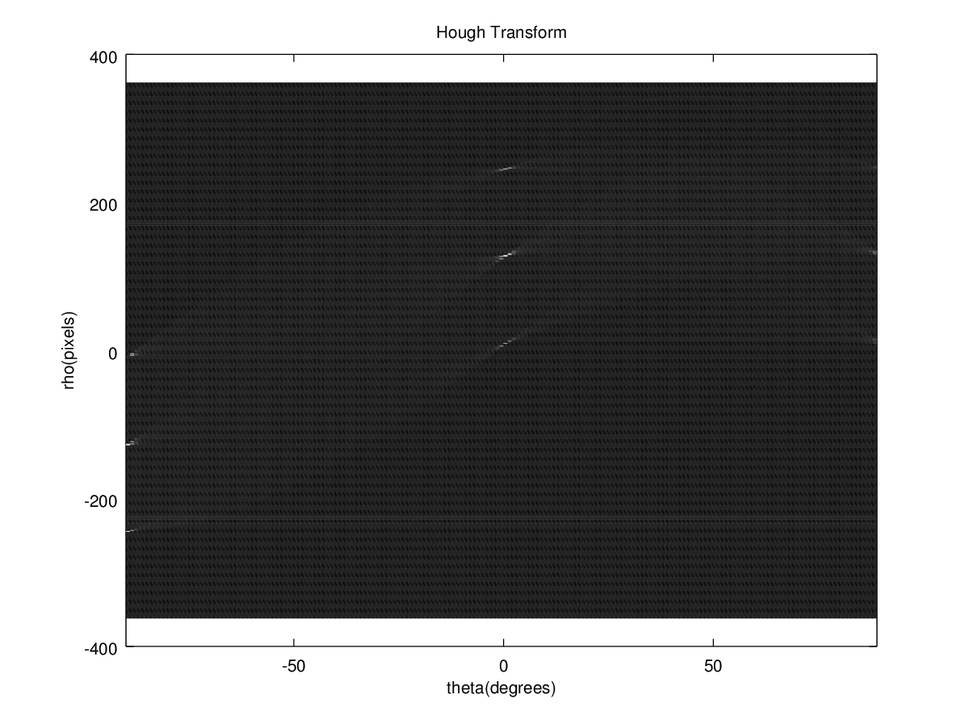
%> input picture computer_vision/problem_sets/ps1_octave_template/output/ps1-2-a-1.png (made grey), 969 x 728 px, shrunk from 1200 x 902 before the run, given in place of ps1-input0.png, which was not available
$ octave ps1.m   (GNU Octave 9; MATLAB toolbox functions it lacks are replaced by stand-ins)
%> lines starting %> are read from the running program, lines starting %| are printed output that depends on the picture; in (x1, y1, x2, y2) boxes, pixels count from 0 and x2, y2 are one past the last pixel; in counts of white or black regions, pixels touching at a corner belong together; the program's own positions count from 1; pictures that were not available may be replaced by others from this repository, and a replacement may not be noted
### computer_vision/problem_sets/ps1_octave_template/hough_lines_acc.m
function [H, theta, rho] = hough_lines_acc(BW, varargin)
    % Compute Hough accumulator array for finding lines.
    %
    % BW: Binary (black and white) image containing edge pixels
    % RhoResolution (optional): Difference between successive rho values, in pixels
    % Theta (optional): Vector of theta values to use, in degrees
    %
    % Please see the Matlab documentation for hough():
    % http://www.mathworks.com/help/images/ref/hough.html
    % Your code should imitate the Matlab implementation.
    %
    % Pay close attention to the coordinate system specified in the assignment.
    % Note: Rows of H should correspond to values of rho, columns those of theta.

    %% Parse input arguments
    p = inputParser();
    %p = p.addParamValue('RhoResolution', 1);
    p.addParamValue('RhoResolution', 1);
    %p = p.addParamValue('Theta', linspace(-90, 89, 180));
    p.addParamValue('Theta', linspace(-90, 89, 180));
    %p = p.parse(varargin{:});
    p.parse(varargin{:});

    rhoStep = p.Results.RhoResolution;
    theta = p.Results.Theta;

    %% TODO: Your code here

    %Defining the Hough Space
    [width, height] = size(BW);
    rho_limit = norm([width height]);
    rho = (-rho_limit:rhoStep:rho_limit);


    num_thetas = numel(theta);
    H = zeros(numel(rho), num_thetas);

    % Finding the edge pixels
    [x_indicies, y_indicies] = find(BW);

    % Preallocate space for the accuarray
    num_edge_pixels = numel(x_indicies);
    accumulator = zeros(num_edge_pixels, num_thetas);

    %preallocate cos & sin calc to increase speed
    cosine = (0:width-1)'*cosd(theta);
    sine = (0:height-1)'*sind(theta);

    accumulator((1:num_edge_pixels),:) = cosine(x_indicies,:) + sine(y_indicies,:);

    %scan over the theta and bin the rhos
    for i = (1:num_thetas)
        H(:,i) = hist(accumulator(:,i),rho);
    end

end

### computer_vision/problem_sets/ps1_octave_template/hough_peaks.m
function peaks = hough_peaks(H, varargin)
    % Find peaks in a Hough accumulator array.
    %
    % Threshold (optional): Threshold at which values of H are considered to be peaks
    % NHoodSize (optional): Size of the suppression neighborhood, [M N]
    %
    % Please see the Matlab documentation for houghpeaks():
    % http://www.mathworks.com/help/images/ref/houghpeaks.html
    % Your code should imitate the matlab implementation.

    %% Parse input arguments
    p = inputParser();
    %p = p.addOptional('numpeaks', 1, @isnumeric);
    p.addOptional('numpeaks', 1, @isnumeric);
    %p = p.addParamValue('Threshold', 0.5 * max(H(:)));
    p.addParamValue('Threshold', 0.5 * max(H(:)));
    %p = p.addParamValue('NHoodSize', floor(size(H) / 100.0) * 2 + 1);  % odd values >= size(H)/50
    p.addParamValue('NHoodSize', floor(size(H) / 100.0) * 2 + 1);  % odd values >= size(H)/50
    %p = p.parse(varargin{:});
    p.parse(varargin{:});

    numpeaks = p.Results.numpeaks;
    threshold = p.Results.Threshold;
    nHoodSize = p.Results.NHoodSize;

    % TODO: Your code here
    theta = [];
    rho = [];

    [rVal rLoc] = max(H);
    for i = 1:size(rVal,2)
        if size(theta,2) >= numpeaks
          break;
        end
        if rVal(i) > threshold
            theta(end + 1) = i;
            rho(end + 1) = rLoc(i);
        end
    end

  peaks(:,1)=rho;
  peaks(:,2)=theta;

endfunction

### computer_vision/problem_sets/ps1_octave_template/ps1.m
% ps1
clc; clear; close all; clc;
pkg load image;  % Octave only

%% 1-a
img = imread(fullfile('input', 'ps1-input0.png'));  % already grayscale
%> img is the input picture: size 728x969 uint8; min 0, max 255, mean 126.6

%% TODO: Compute edge image img_edges
figure, imshow(img), title('original');
img_edges = edge(img, 'canny');
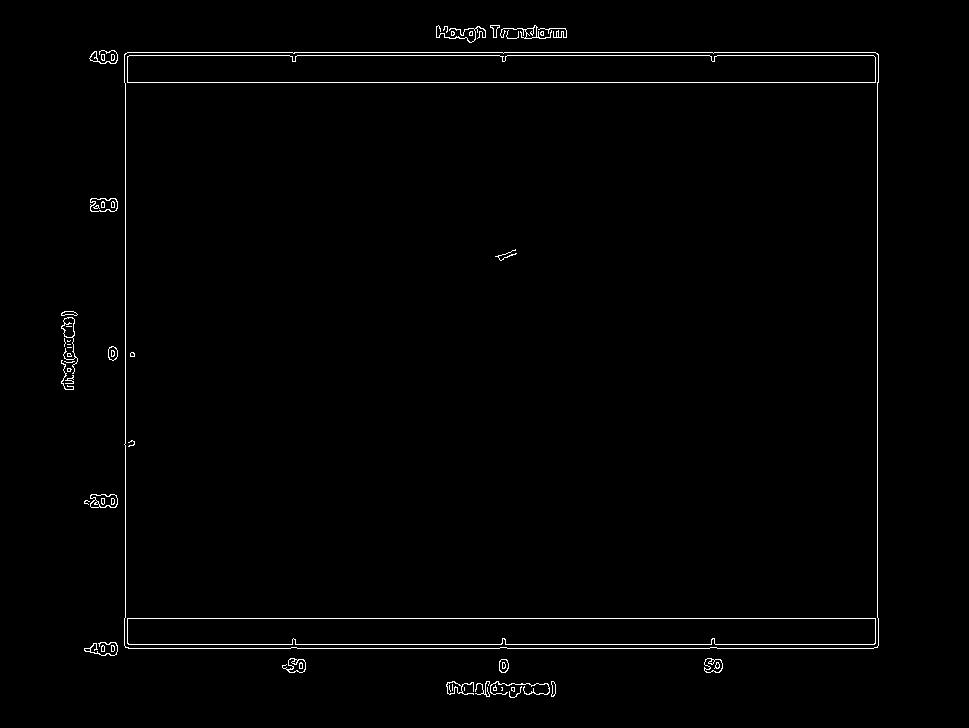
%> img_edges: size 728x969 logical; 1.2% white in thin lines or dots, all inside (x1, y1, x2, y2) = (61, 25, 879, 698)
figure, imshow(img_edges, [0.0 1.0]), title('edges');
imwrite(img_edges, fullfile('output', 'ps1-1-a-1.png'));  % save as output/ps1-1-a-1.png

%% 2-a
[H, theta, rho] = hough_lines_acc(img_edges);  % defined in hough_lines_acc.m
%> in hough_lines_acc, `[x_indicies, y_indicies] = find(BW);`: x_indicies = 8196 values from 26 to 698; y_indicies = 8196 values from 62 to 879
%> in hough_lines_acc, `num_edge_pixels = numel(x_indicies);`: num_edge_pixels = 8196
%> after the loop in hough_lines_acc, `for i = (1:num_thetas)`:
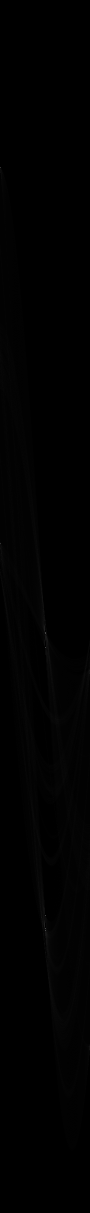
%> H: size 2425x180 double (shown at 1/2 size); min 0, max 755, mean 3.4; drawn with min black and max white
%> theta = 180 values from -90 to 89; rho = 2425 values from -1212 to 1212

%% TODO: Plot/show accumulator array H, save as output/ps1-2-a-1.png
figure;
pcolor(theta, rho, H);
shading flat;
title('Hough Transform');
xlabel('theta(degrees)');
ylabel('rho(pixels)');
colormap();
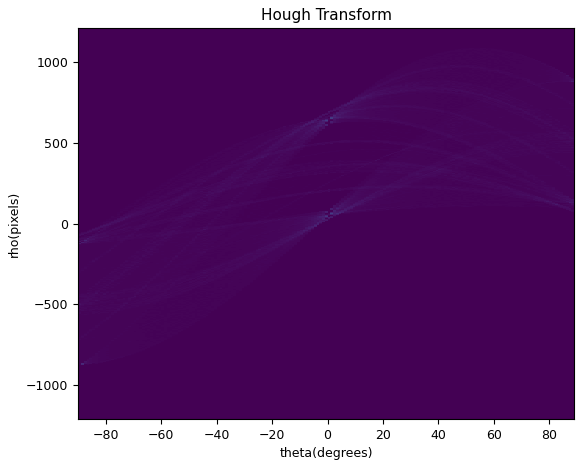
%> figure redrawn from the program's plot data
print -dpng output/ps1-2-a-1.png

%% 2-b

peaks = hough_peaks(H, 10);  % defined in hough_peaks.m
%> in hough_peaks, `[rVal rLoc] = max(H);`: rVal = 180 values, max 755 at index 91, min 21 at index 29, mean 43.37; rLoc = 180 values, max 2047 at index 121, min 336 at index 1, mean 1422.4
%> after the loop in hough_peaks, `for i = 1:size(rVal,2)`: rho = [336 1265]; theta = [1 91]
%> peaks = [336 1; 1265 91]
%% TODO: Highlight peak locations on accumulator array, save as output/ps1-2-b-1.png
%figure;
%imshow(H,[],'XData',theta,'YData',rho);
title('Hough Transform with peaks locations'), xlabel('\theta'), ylabel('\rho');
axis on, axis normal, hold on;
plot(theta(peaks(:,2)),rho(peaks(:,1)),'o','color','g');
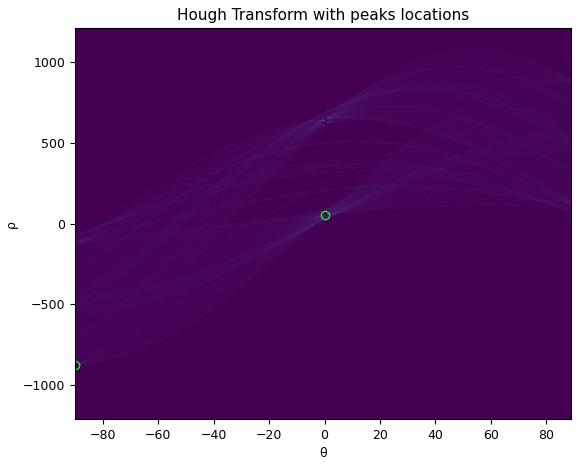
%> figure redrawn from the program's plot data
print -dpng output/ps1-2-b-1.png
%% TODO: Rest of your code hers
